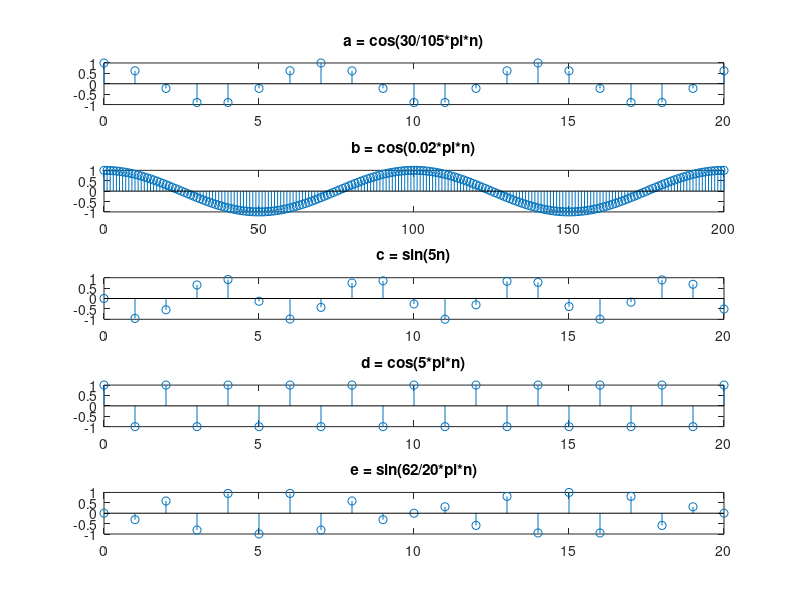

Here is the MATLAB script that generated this plot:
clc;
n = linspace(0, 20, 21);
a = cos(30/105*pi*n);

bn = linspace(0, 200, 201);
b = cos(0.02*pi*bn);

c = sin(5*n);
d = cos(5*pi*n);
e = sin(62/20*pi*n);

figure(1);

subplot(5,1,1);
stem(n, a);
title('a = cos(30/105*pi*n)');
subplot(5,1,2);
stem(bn, b);
title('b = cos(0.02*pi*n)');
subplot(5,1,3);
stem(n, c);
title('c = sin(5n)');
subplot(5,1,4);
stem(n, d);
title('d = cos(5*pi*n)');
subplot(5,1,5);
stem(n, e);
title('e = sin(62/20*pi*n)');


